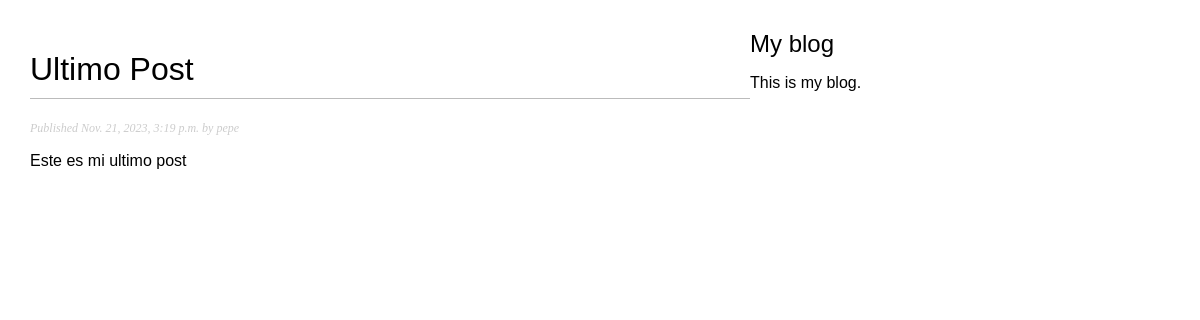
The page /blog/6/ on the database its author committed.
### blog/models.py (models this page shows, shortened)
class Post(models.Model):
    class Status (models.TextChoices):
        DRAFT = "DF", "Draft"
        PUBLISHED = "PB", "Published"
    title = models.CharField(max_length=250)
    slug = models.CharField(max_length=250)
    author = models.ForeignKey(User, on_delete=models.CASCADE, related_name="blog_posts")
    body = models.TextField()
    publish = models.DateTimeField(default=timezone.now)
    created = models.DateTimeField(auto_now = True)
    update = models.DateTimeField(auto_now = True)
    status = models.CharField(max_length=2, choices=Status.choices, default = Status.DRAFT)
    objects = models.Manager()
    published = PublishedManager()
    class Meta:
        ordering = ['-publish']
        indexes = [models.Index(fields = ['-publish']),]

### blog/views.py (the view)
# urls.py: path('<int:id>/', views.post_detail, name='post_detail')
def post_detail (request, id):
    post = get_object_or_404(Post, id = id, status = Post.Status.PUBLISHED)
    try:
        post = Post.published.get(id=id)
    except Post.DoesNotExist:
        raise Http404 ("No Post found.")
    return render (request, 'blog/post/detail.html', {'post': post})

### blog/models.py (called while the page is built)
    def get_queryset(self):
        return super().get_queryset()\
            .filter(status=Post.Status.PUBLISHED)

### blog/templates/blog/post/detail.html (shortened to what this page needs)
{% extends "blog/base.html" %}
{% block content %}
    <h1>{{ post.title }}</h1>
    <p class="date">
        Published {{ post.publish }} by {{ post.author }}
    </p>
    {{ post.body|linebreaks }}
{% endblock %}

### blog/static/css/blog.css (style rules this page uses)
body { margin:0; padding:0; font-family:helvetica, sans-serif; }
h1 { font-weight:normal; border-bottom:1px solid #bbb; padding:0 0 10px 0; }
p.date { color:#ccc; font-family: georgia, serif; font-size: 12px; font-style: italic; }

### rows shown on the page
Post: title "Ultimo Post", publish "Nov. 21, 2023, 3:19 p.m.", author "pepe", body "Este es mi ultimo post"
